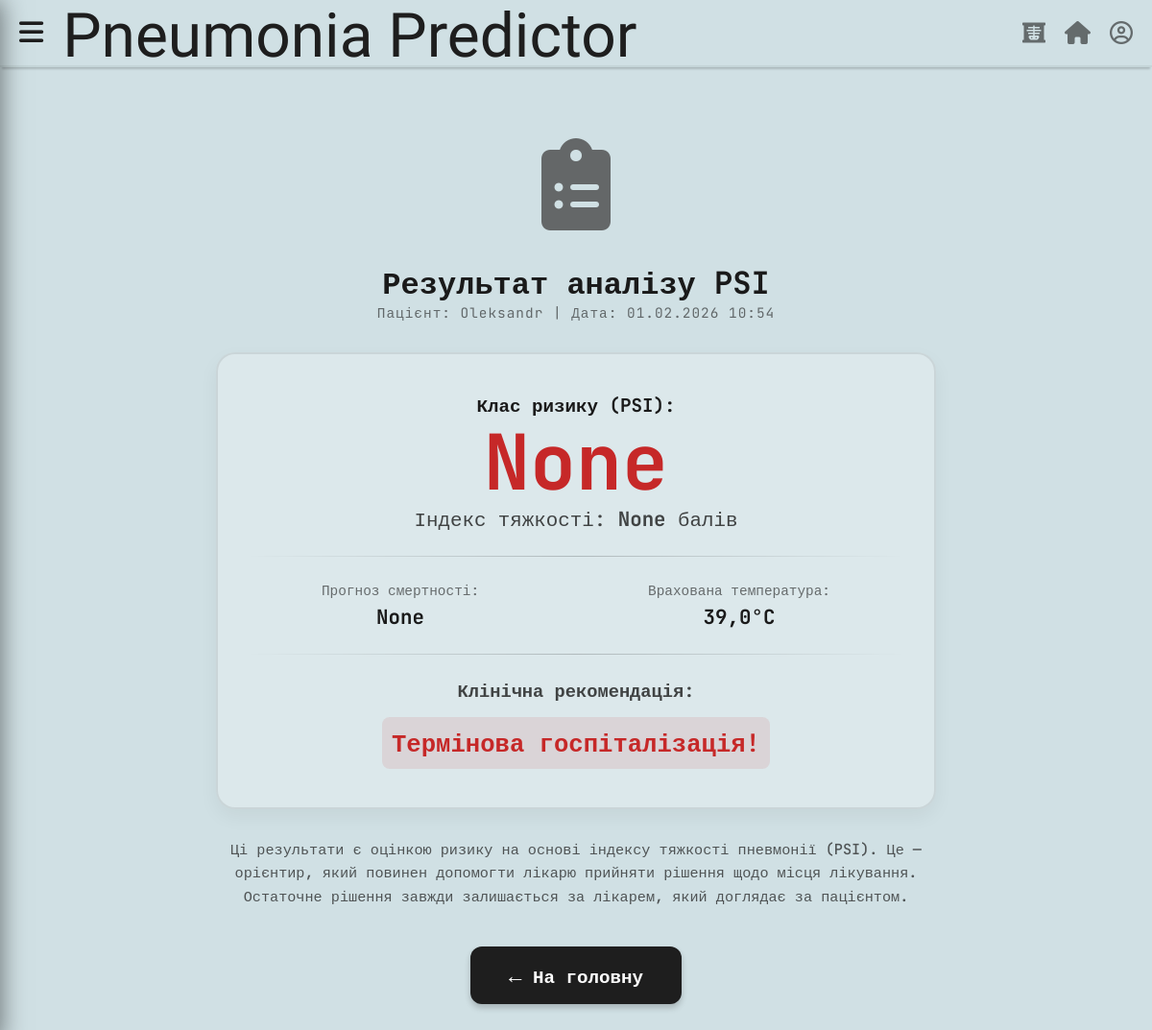
The page /diagnosis/diagnosis_cd/1 (signed in) on the database its author committed.
### accounts/models.py (models this page shows, shortened)
class CustomUser(AbstractUser):
    email = models.EmailField(unique=True, verbose_name="E-mail")

### diagnosis/models.py (models this page shows, shortened)
class ClinicalData(models.Model):
    user = models.ForeignKey(
        settings.AUTH_USER_MODEL,
        on_delete=models.CASCADE,
        verbose_name="Пацієнт"
    )
    GENDER_CHOICES = [
        ('M', 'Чоловік'),
        ('F', 'Жінка'),
    ]
    gender = models.CharField(max_length=1, choices=GENDER_CHOICES, default='M', verbose_name="Стать")
    age = models.PositiveIntegerField(verbose_name="Вік")
    cough = models.BooleanField(default=False, verbose_name="Кашель")
    rasp = models.BooleanField(default=False, verbose_name="Хрипи")
    cancer = models.BooleanField(default=False, verbose_name="Онкологічні захворювання")
    liver_disease = models.BooleanField(default=False, verbose_name="Захворювання печінки")
    heart_disease = models.BooleanField(default=False, verbose_name="Серцева недостатність")
    cerebrovascular_disease = models.BooleanField(default=False, verbose_name="Цереброваскулярні хвороби (інсульт)")
    renal_disease = models.BooleanField(default=False, verbose_name="Захворювання нирок")
    nursing_home = models.BooleanField(default=False, verbose_name="Проживання в будинку престарілих")
    altered_mental_status = models.BooleanField(default=False, verbose_name="Сплутаність свідомості")
    respiratory_rate = models.PositiveIntegerField(
        verbose_name="Частота дихання (вдихів/хв)",
        default=18,
        validators=[MinValueValidator(5), MaxValueValidator(80)]
    )
    systolic_bp = models.PositiveIntegerField(
        verbose_name="Систолічний тиск (верхній)",
        default=120,
        validators=[MinValueValidator(40), MaxValueValidator(300)]
    )
    pulse = models.PositiveIntegerField(
        verbose_name="Пульс (уд/хв)",
        default=70,
        validators=[MinValueValidator(30), MaxValueValidator(250)]
    )
    temperature = models.FloatField(
        verbose_name="Температура (°C)",
        validators=[MinValueValidator(30.0), MaxValueValidator(45.0)]
    )
    hemoglobin = models.FloatField(
        verbose_name="Гемоглобін (г/л)",
        validators=[MinValueValidator(20.0), MaxValueValidator(250.0)]
    )
    created_at = models.DateTimeField(auto_now_add=True, verbose_name="Дата аналізу")
    psi_score = models.IntegerField(
        null=True, blank=True,
        verbose_name="Бал PSI"
    )
    risk_class = models.CharField(
        max_length=50,
        null=True, blank=True,
        verbose_name="Клас ризику"
    )
    mortality_prediction = models.CharField(
        max_length=50,
        null=True, blank=True,
        verbose_name="Прогноз смертності"
    )

### diagnosis/views.py (the view)
# urls.py: path('diagnosis_cd/<int:pk>', DiagnosisClinicalDataView, name='diagnosis_cd'),
def DiagnosisClinicalDataView(request, pk):
    clinical_record = get_object_or_404(ClinicalData, pk=pk)
    if clinical_record.user != request.user:
        return redirect('home')
    context = {'clinical_record': clinical_record}
    return render(request, 'diagnosis/diagnosis_clinical_data.html', context)

### diagnosis/templates/diagnosis/diagnosis_clinical_data.html (shortened to what this page needs)
{% extends "diagnosis/base.html" %}
{% block content %}
    <div class="psi-result-container">
        <div class="psi-icon">
            <i class="fas fa-clipboard-list"></i>
        </div>
        <h1>Результат аналізу PSI</h1>
        <p class="patient-info-header">
            Пацієнт: {{ user.first_name|default:user.username }} |
            Дата: {{ clinical_record.created_at|date:"d.m.Y H:i" }}
        </p>
        <div class="result-card-styled">
            <div class="risk-section">
                <span class="label">Клас ризику (PSI):</span>
                {% if clinical_record.psi_score <= 70 %}
                    <div class="risk-value-large risk-low">{{ clinical_record.risk_class }}</div>
                {% elif clinical_record.psi_score <= 90 %}
                    <div class="risk-value-large risk-medium">{{ clinical_record.risk_class }}</div>
                {% else %}
                    <div class="risk-value-large risk-high">{{ clinical_record.risk_class }}</div>
                {% endif %}
                <div class="score-subtitle">Індекс тяжкості: <strong>{{ clinical_record.psi_score }}</strong> балів</div>
            </div>
            <hr class="divider">
            <div class="details-grid">
                <div class="detail-item">
                    <span class="detail-label">Прогноз смертності:</span>
                    <span class="detail-value">{{ clinical_record.mortality_prediction }}</span>
                </div>
                <div class="detail-item">
                    <span class="detail-label">Врахована температура:</span>
                    <span class="detail-value">{{ clinical_record.temperature }}°C</span>
                </div>
            </div>
            <hr class="divider">
            <div class="recommendation-section">
                <h3>Клінічна рекомендація:</h3>
                {% if clinical_record.psi_score <= 70 %}
                    <div class="recommendation-text rec-bg-low">Лікування амбулаторно</div>
                {% elif clinical_record.psi_score <= 90 %}
                    <div class="recommendation-text rec-bg-medium">Короткочасна госпіталізація</div>
                {% else %}
                    <div class="recommendation-text rec-bg-high">Термінова госпіталізація!</div>
                {% endif %}
            </div>
        </div>
        <p class="disclaimer-text">
            Ці результати є оцінкою ризику на основі індексу тяжкості пневмонії (PSI).
            Це — орієнтир, який повинен допомогти лікарю прийняти рішення щодо місця лікування.
            Остаточне рішення завжди залишається за лікарем, який доглядає за пацієнтом.
        </p>
        <a href="{% url 'home' %}" class="btn">
            <span class="btn-arrow">←</span> На головну
        </a>
    </div>
{% endblock %}

### diagnosis/static/diagnosis/css/style.css (style rules this page uses)
:root { --bg-color: #d0e0e4; --text-color: #1e1e1e; --btn-color: #1e1e1e; --btn-text: white; }
* { box-sizing: border-box; margin: 0; padding: 0; }
body { background-color: var(--bg-color); font-family: 'JetBrains Mono', monospace; color: var(--text-color); display: flex; flex-direction: column; min-height: 100vh; }
.btn { background-color: var(--btn-color); color: var(--btn-text); padding: 15px 40px; border-radius: 12px; font-size: 1.2rem; font-weight: bold; border: none; cursor: pointer; box-shadow: 0 4px 6px rgba(0,0,0,0.2); transition: background 0.2s; text-decoration: none; }

### diagnosis/templates/diagnosis/diagnosis_clinical_data.html (style rules this page uses)
.psi-result-container { display: flex; flex-direction: column; align-items: center; text-align: center; max-width: 800px; margin: 40px auto 20px; color: #1a1a1a; }
.psi-icon { font-size: 6rem; color: #4a4a4a; margin-bottom: 1rem; opacity: 0.8; }
.patient-info-header { font-size: 0.9rem; opacity: 0.6; margin-bottom: 2rem; letter-spacing: 1px; }
.result-card-styled { background-color: rgba(255, 255, 255, 0.25); border: 2px solid rgba(0,0,0,0.08); border-radius: 20px; padding: 40px 30px; width: 100%; margin-bottom: 30px; box-shadow: 0 8px 20px rgba(0,0,0,0.05); }
.risk-section .label { display: block; font-size: 1.2rem; margin-bottom: 5px; font-weight: bold; }
.risk-value-large { font-size: 5rem; font-weight: bold; margin: 10px 0; line-height: 0.9; }
.risk-high { color: #c62828; }
.score-subtitle { font-size: 1.3rem; opacity: 0.8; margin-bottom: 25px; }
.divider { border: 0; height: 1px; background-image: linear-gradient(to right, rgba(0,0,0,0), rgba(0,0,0,0.2), rgba(0,0,0,0)); margin: 25px 0; }
.details-grid { display: flex; justify-content: space-around; gap: 20px; margin-bottom: 25px; }
.detail-item { display: flex; flex-direction: column; }
.detail-label { font-size: 0.9rem; opacity: 0.6; margin-bottom: 5px; }
.detail-value { font-size: 1.3rem; font-weight: bold; }
.recommendation-section h3 { margin-bottom: 15px; opacity: 0.8; }
.recommendation-text { font-size: 1.6rem; font-weight: bold; padding: 10px; border-radius: 8px; display: inline-block; }
.rec-bg-high { background-color: rgba(198, 40, 40, 0.1); color: #c62828; }
.disclaimer-text { font-size: 0.95rem; line-height: 1.6; max-width: 750px; margin-bottom: 40px; opacity: 0.7; font-weight: 500; }
.btn-arrow { font-size: 1.4rem; }

### rows shown on the page
CustomUser: first_name "Oleksandr"
ClinicalData: created_at "01.02.2026 10:54", risk_class "None", psi_score "None", mortality_prediction "None", temperature "39,0"
